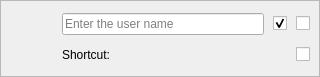
<?xml version="1.0" encoding="UTF-8"?>
<ui version="4.0">
 <class>CardUser</class>
 <widget class="QWidget" name="CardUser">
  <property name="geometry">
   <rect>
    <x>0</x>
    <y>0</y>
    <width>320</width>
    <height>77</height>
   </rect>
  </property>
  <property name="minimumSize">
   <size>
    <width>320</width>
    <height>0</height>
   </size>
  </property>
  <property name="windowTitle">
   <string/>
  </property>
  <property name="styleSheet">
   <string notr="true"/>
  </property>
  <layout class="QHBoxLayout" name="horizontalLayout_3">
   <property name="spacing">
    <number>0</number>
   </property>
   <property name="leftMargin">
    <number>0</number>
   </property>
   <property name="topMargin">
    <number>0</number>
   </property>
   <property name="rightMargin">
    <number>0</number>
   </property>
   <property name="bottomMargin">
    <number>0</number>
   </property>
   <item>
    <widget class="QFrame" name="frameCardUser">
     <property name="minimumSize">
      <size>
       <width>320</width>
       <height>0</height>
      </size>
     </property>
     <property name="maximumSize">
      <size>
       <width>16777215</width>
       <height>16777215</height>
      </size>
     </property>
     <property name="frameShape">
      <enum>QFrame::StyledPanel</enum>
     </property>
     <property name="frameShadow">
      <enum>QFrame::Raised</enum>
     </property>
     <layout class="QHBoxLayout" name="horizontalLayout">
      <property name="spacing">
       <number>6</number>
      </property>
      <item>
       <widget class="QLabel" name="icon">
        <property name="minimumSize">
         <size>
          <width>46</width>
          <height>46</height>
         </size>
        </property>
        <property name="maximumSize">
         <size>
          <width>46</width>
          <height>46</height>
         </size>
        </property>
        <property name="text">
         <string/>
        </property>
        <property name="scaledContents">
         <bool>true</bool>
        </property>
        <property name="alignment">
         <set>Qt::AlignCenter</set>
        </property>
       </widget>
      </item>
      <item>
       <layout class="QGridLayout" name="gridLayout">
        <property name="spacing">
         <number>9</number>
        </property>
        <item row="0" column="1">
         <widget class="QLineEdit" name="name">
          <property name="placeholderText">
           <string>Enter the user name</string>
          </property>
         </widget>
        </item>
        <item row="1" column="1">
         <layout class="QHBoxLayout" name="horizontalLayout_2">
          <item>
           <widget class="QLabel" name="labelShortcut">
            <property name="sizePolicy">
             <sizepolicy hsizetype="Fixed" vsizetype="Preferred">
              <horstretch>0</horstretch>
              <verstretch>0</verstretch>
             </sizepolicy>
            </property>
            <property name="text">
             <string>Shortcut:</string>
            </property>
           </widget>
          </item>
          <item>
           <widget class="QLabel" name="key">
            <property name="text">
             <string/>
            </property>
           </widget>
          </item>
         </layout>
        </item>
        <item row="0" column="3">
         <widget class="QCheckBox" name="disableUser">
          <property name="cursor">
           <cursorShape>PointingHandCursor</cursorShape>
          </property>
          <property name="toolTip">
           <string>Disable account</string>
          </property>
          <property name="text">
           <string/>
          </property>
         </widget>
        </item>
        <item row="0" column="2">
         <widget class="QCheckBox" name="showNotifications">
          <property name="cursor">
           <cursorShape>PointingHandCursor</cursorShape>
          </property>
          <property name="toolTip">
           <string>Show notifications</string>
          </property>
          <property name="layoutDirection">
           <enum>Qt::RightToLeft</enum>
          </property>
          <property name="text">
           <string/>
          </property>
          <property name="checked">
           <bool>true</bool>
          </property>
         </widget>
        </item>
        <item row="1" column="3">
         <widget class="QCheckBox" name="deleteUser">
          <property name="cursor">
           <cursorShape>PointingHandCursor</cursorShape>
          </property>
          <property name="toolTip">
           <string>Delete account</string>
          </property>
          <property name="text">
           <string/>
          </property>
         </widget>
        </item>
       </layout>
      </item>
     </layout>
    </widget>
   </item>
  </layout>
 </widget>
 <resources/>
 <connections/>
</ui>
